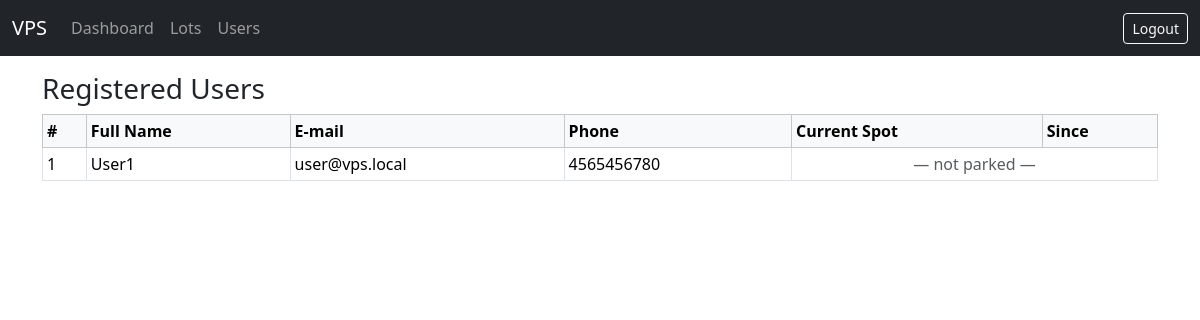
Screenshot of /admin/users (signed in) with the database file from the repository.
### models/models.py (models this page shows, shortened)
class User(Base):
    __tablename__ = "users"
    id = Column(Integer, primary_key=True)
    email = Column(String, unique=True, nullable=False)
    password = Column(String, nullable=False)
    full_name = Column(String, nullable=False)
    address = Column(String)
    phone = Column(String)
    pin_code = Column(String(10))
    created_at = Column(DateTime, server_default=func.now())
    reservations = relationship(
        "Reservation", back_populates="user", cascade="all, delete-orphan"
    )

### app.py (the view)
@app.route("/admin/users")
@login_required
@role_required("admin")
def list_users():
    with SessionLocal() as db:
        users = (
            db.query(User)
            .outerjoin(
                Reservation,
                (Reservation.user_id == User.id) &
                (Reservation.end_time.is_(None))
            )
            .add_entity(Reservation)
            .all()
        )
        return render_template("admin/users.html", users=users)

### app.py (called while the page is built)
def login_required(view):
    @wraps(view)
    def wrapped(*a, **kw):
        if "user_id" not in session:
            flash("Please log in first.")
            return redirect(url_for("login"))
        return view(*a, **kw)
    return wrapped

def role_required(role):
    def deco(view):
        @wraps(view)
        def wrapped(*a, **kw):
            if session.get("role") != role:
                flash("Access denied.")
                return redirect(url_for("login"))
            return view(*a, **kw)
        return wrapped
    return deco

### templates/admin/users.html (shortened to what this page needs)
{% extends 'base.html' %}
{% block content %}
<h3>Registered Users</h3>
<table class="table table-bordered table-sm align-middle">
  <thead class="table-light">
    <tr>
      <th>#</th><th>Full Name</th><th>E-mail</th><th>Phone</th>
      <th>Current Spot</th><th>Since</th>
    </tr>
  </thead>
  <tbody>
  {% for user, res in users %}
    <tr>
      <td>{{ user.id }}</td>
      <td>{{ user.full_name }}</td>
      <td>{{ user.email }}</td>
      <td>{{ user.phone or '-' }}</td>
      {% if res %}
        <td>{{ res.parking_spot.spot_number }} (Lot #{{ res.parking_spot.parking_lot_id }})</td>
        <td>{{ res.start_time.strftime('%Y-%m-%d %H:%M') }}</td>
      {% else %}
        <td colspan="2" class="text-center text-muted">— not parked —</td>
      {% endif %}
    </tr>
  {% endfor %}
  </tbody>
</table>
{% endblock %}

### rows the page displays
User: id "1", full_name "User1", email "user@vps.local", phone "4565456780"
